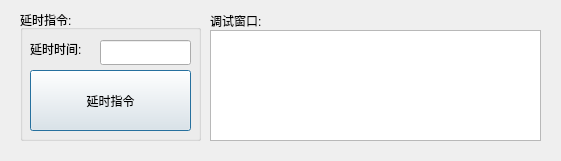
<?xml version="1.0" encoding="UTF-8"?>
<ui version="4.0">
 <class>keydelayDlg</class>
 <widget class="QDialog" name="keydelayDlg">
  <property name="geometry">
   <rect>
    <x>0</x>
    <y>0</y>
    <width>561</width>
    <height>161</height>
   </rect>
  </property>
  <property name="windowTitle">
   <string>Dialog</string>
  </property>
  <widget class="QGroupBox" name="groupBox_7">
   <property name="geometry">
    <rect>
     <x>20</x>
     <y>10</y>
     <width>181</width>
     <height>131</height>
    </rect>
   </property>
   <property name="title">
    <string>延时指令:</string>
   </property>
   <widget class="QLabel" name="label_15">
    <property name="geometry">
     <rect>
      <x>10</x>
      <y>30</y>
      <width>67</width>
      <height>17</height>
     </rect>
    </property>
    <property name="text">
     <string>延时时间:</string>
    </property>
   </widget>
   <widget class="QLineEdit" name="delaytime">
    <property name="geometry">
     <rect>
      <x>80</x>
      <y>30</y>
      <width>91</width>
      <height>25</height>
     </rect>
    </property>
   </widget>
   <widget class="QPushButton" name="delaytimeBtn">
    <property name="geometry">
     <rect>
      <x>10</x>
      <y>60</y>
      <width>161</width>
      <height>61</height>
     </rect>
    </property>
    <property name="text">
     <string>延时指令</string>
    </property>
   </widget>
  </widget>
  <widget class="QLabel" name="label">
   <property name="geometry">
    <rect>
     <x>210</x>
     <y>12</y>
     <width>67</width>
     <height>17</height>
    </rect>
   </property>
   <property name="text">
    <string>调试窗口:</string>
   </property>
  </widget>
  <widget class="QTextBrowser" name="record">
   <property name="geometry">
    <rect>
     <x>210</x>
     <y>30</y>
     <width>331</width>
     <height>111</height>
    </rect>
   </property>
  </widget>
 </widget>
 <resources/>
 <connections/>
</ui>
